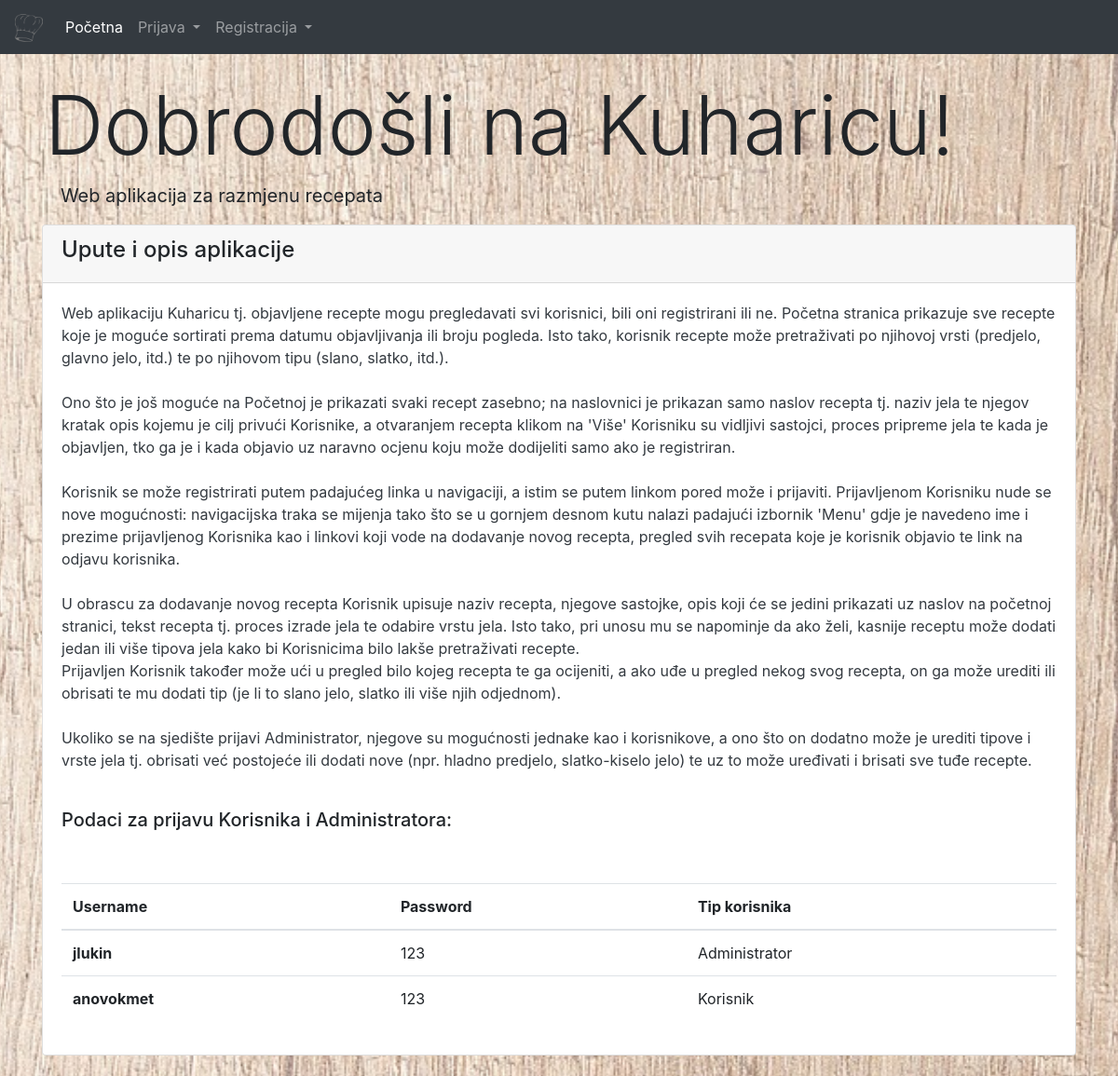
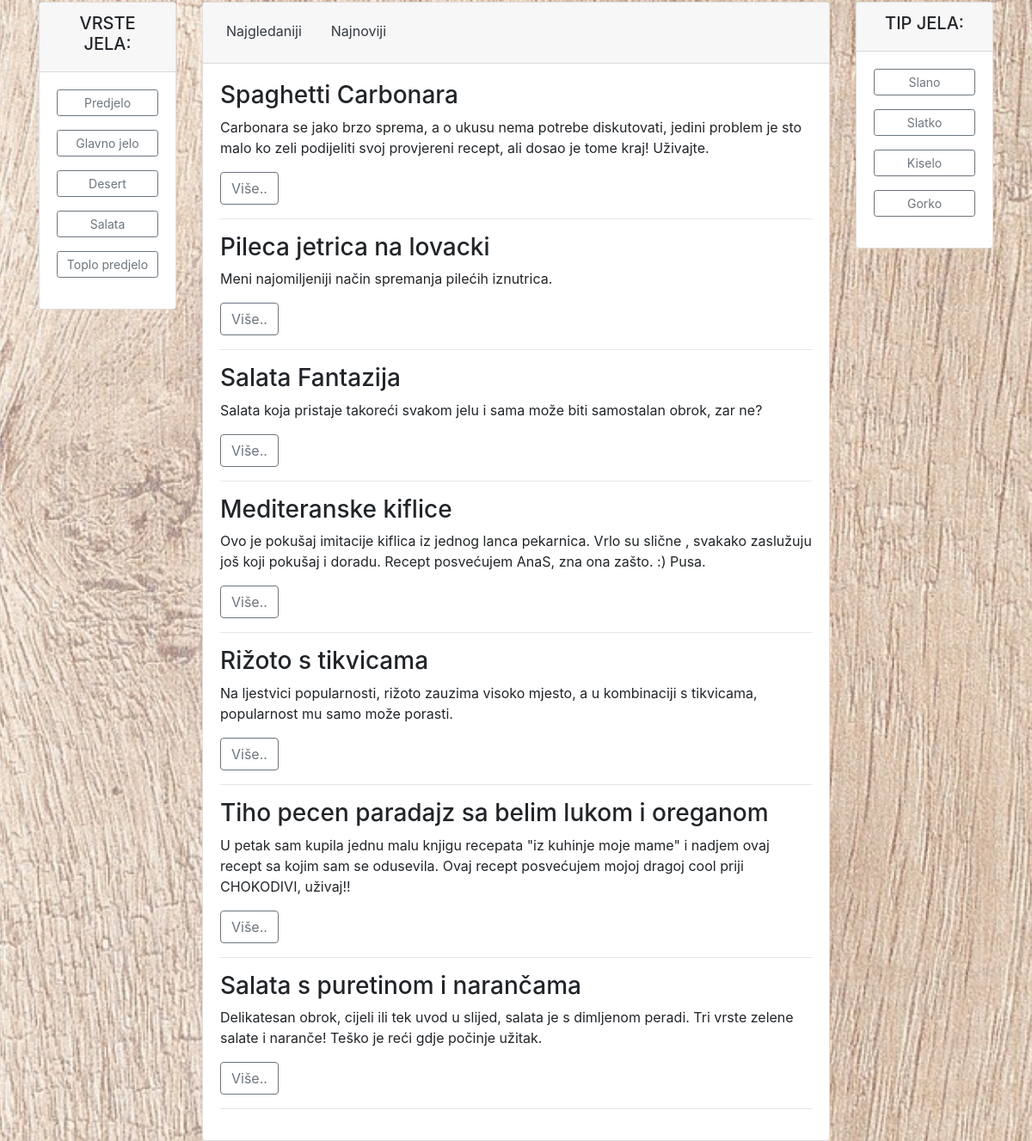
The page / on the database its author committed (2 pictures, top to bottom).
### tables this page shows
CREATE TABLE IF NOT EXISTS `vrsta_jela` (
  `id` int(10) UNSIGNED NOT NULL AUTO_INCREMENT,
  `naziv` varchar(50) NOT NULL,
  PRIMARY KEY (`id`)
);

CREATE TABLE IF NOT EXISTS `recept` (
  `id` int(10) UNSIGNED NOT NULL AUTO_INCREMENT,
  `naslov` varchar(100) NOT NULL,
  `vk_autora` int(11) NOT NULL,
  `vk_vrsta_jela` int(11) NOT NULL,
  `datum_objavljivanja` date NOT NULL,
  `sastojci` varchar(500) NOT NULL,
  `opis` varchar(500) NOT NULL,
  `tekst_recepta` varchar(800) NOT NULL,
  `ocjena` int(11) NOT NULL,
  `br_ocjena` int(11) NOT NULL,
  `br_pregleda` int(11) NOT NULL,
  PRIMARY KEY (`id`),
  KEY `vk_autora` (`vk_autora`),
  KEY `vk_vrsta_jela` (`vk_vrsta_jela`)
);

CREATE TABLE IF NOT EXISTS `tip` (
  `id` int(10) UNSIGNED NOT NULL AUTO_INCREMENT,
  `naziv` varchar(50) NOT NULL,
  PRIMARY KEY (`id`)
);

### Help/database.php (called while the page is built, shortened)
<?php
class kuharica_baza {
    public static function connect() {
        $c = new mysqli(self::host, self::user, self::pass, self::database);
        $c->query("SET CHARACTER SET utf8");
        return $c;
    }
}
?>

### index.php (called while the page is built, shortened)
<?php
require_once ('Controller/ManagerVrsta_jela.php');
require_once ('Help/database.php');
require_once ('Model/ModelVrsta_jela.php');
require_once ('Model/ModelRecept.php');
require_once ('Controller/ManagerRecept.php');
require_once ('Controller/ManagerTip.php');
require_once ('Model/ModelTip.php');
$rm = new ManagerRecept();
$vjm = new ManagerVrsta_jela();
$vt = new ManagerTip();
if (!isset($_GET['a'])) {
    $a = '';
} else {
    $a = $_GET['a'];
}
switch ($a) {
    default :
                    $recept = $rm->getRecept();
                    $vrsta_jela = $vjm->getVrsta_jela();
                    $vrsta_tipa = $vt->getTip();
                    break;
}
include_once './View/Pocetna.php';
?>

### Controller/ManagerVrsta_jela.php (called while the page is built, shortened)
<?php
class ManagerVrsta_jela{
    private $vise_vrsta_jela = array();
    private $c;
    public function __construct(){
            $this->c = kuharica_baza::connect();
    }
    public function getVrsta_jela(){
        $sql = "SELECT * FROM vrsta_jela";
        $r = $this->c->query($sql);
        while($row = $r->fetch_assoc()){
            $v = new Vrsta_jela();
            $v->setId($row['id']);
            $v->setNaziv($row['naziv']);
            $this->vise_vrsta_jela[] = $v;
        }
        return $this->vise_vrsta_jela;
    }
}
?>

### Model/ModelVrsta_jela.php (called while the page is built, shortened)
<?php
class Vrsta_jela {
    private $id;
    private $naziv;
    public function getId(){return $this->id; }
    public function getNaziv(){return $this->naziv; }
    public function setId($id){ $this->id = $id; }
    public function setNaziv($naziv){ $this->naziv = $naziv; }
}
?>

### Controller/ManagerRecept.php (called while the page is built, shortened)
<?php
class ManagerRecept {
    private $vise_vrsta_recepata = array();
    private $c;
    public function __construct() {
        $this->c = kuharica_baza::connect();
    }
    public function getRecept($prikaz = 'svi') {
        switch ($prikaz) {
            case 'svi': $sql = "SELECT r.id, r.naslov, r.sastojci, r.opis, r.tekst_recepta, r.vk_vrsta_jela, r.datum_objavljivanja, r.br_pregleda, r.ocjena, r.br_ocjena, k.id AS kid, k.ime, k.prezime, v.naziv
                                        FROM recept r
                                        LEFT JOIN vrsta_jela v ON (r.vk_vrsta_jela = v.id)
                                        LEFT JOIN korisnik k ON (r.vk_autora = k.id) ";
                break;
        }
        $r = $this->c->query($sql);
        while ($row = $r->fetch_assoc()) {
            $v = new Recept();
            $v->setId($row['id']);
            $v->setNaslov($row['naslov']);
            $v->setAutor($row['kid']);
            $v->setVrstaJela($row['vk_vrsta_jela']);
            $v->setDatum($row['datum_objavljivanja']);
            $v->setSastojci($row['sastojci']);
            $v->setOpis($row['opis']);
            $v->setTekstRecepta($row['tekst_recepta']);
            $v->setBrOcjena($row['br_ocjena']);
            $v->setOcjena($row['ocjena']);
            $v->setBrojPregleda($row['br_pregleda']);
            $this->vise_vrsta_recepata[] = $v;
        }
        return $this->vise_vrsta_recepata;
    }
}
?>

### Model/ModelRecept.php (called while the page is built, shortened)
<?php
class Recept {
    private $id;
    private $naslov;
    private $opis;
    public function getId(){return $this->id;}
    public function getNaslov(){return $this->naslov;}
    public function getOpis(){return $this->opis;}
    public function setId($id){$this->id=$id;}
    public function setNaslov($naslov){$this->naslov=$naslov;}
    public function setOpis($opis){$this->opis=$opis;}
}
?>

### Controller/ManagerTip.php (called while the page is built, shortened)
<?php
class ManagerTip {
    private $vise_vrsta_tipova = array();
    private $c;
    public function __construct(){
            $this->c = kuharica_baza::connect();
    }
    public function getTip(){
        $sql = "SELECT * FROM tip";
        $r = $this->c->query($sql);
        while($row = $r->fetch_assoc()){
            $v = new Tip();
            $v->setId($row['id']);
            $v->setNaziv($row['naziv']);
            $this->vise_vrsta_tipova[] = $v;
        }
        return $this->vise_vrsta_tipova;
    }
}
?>

### Model/ModelTip.php (called while the page is built, shortened)
<?php
class Tip {
    private $id;
    private $naziv;
    public function getId(){return $this->id; }
    public function getNaziv(){return $this->naziv; }
    public function setId($id){ $this->id = $id; }
    public function setNaziv($naziv){ $this->naziv = $naziv; }
}
?>

### View/pregled.php (the view, shortened to what this page needs)
<?php
foreach ($recept as $r) {
    echo '<h3>'.$r->getNaslov().'</h3>';
    echo '<p>'.$r->getOpis().'</p>';
    echo '<p><a class="btn btn-outline-secondary" href="?a=recept&id='.$r->getId().'">Više..</a></p>';
    echo '<hr>';
}
?>

### View/prikazVrste_jela.php
<?php
foreach ($vrsta_jela as $v){
    echo '<p><a class="btn btn-outline-secondary btn-sm btn-block" href="?a=vrsta_jela&id='.$v->getId().'">'.$v->getNaziv().'</a></p>';
}
?>

### View/prikazTip.php
<?php
foreach ($vrsta_tipa as $v){
    echo '<p><a class="btn btn-outline-secondary btn-sm btn-block" href="?a=tip&id='.$v->getId().'">'.$v->getNaziv().'</a></p>';
}
?>

### rows shown on the page
vrsta_jela: naziv "Predjelo"
vrsta_jela: naziv "Glavno jelo"
vrsta_jela: naziv "Desert"
vrsta_jela: naziv "Salata"
vrsta_jela: naziv "Toplo predjelo"
recept: naslov "Spaghetti Carbonara", opis "Carbonara se jako brzo sprema, a o ukusu nema potrebe diskutovati, jedini problem je sto malo ko zeli podijeliti svoj provjereni recept, ali dosao je tome kraj! Uživajte."
recept: naslov "Pileca jetrica na lovacki", opis "Meni najomiljeniji način spremanja pilećih iznutrica."
recept: naslov "Salata Fantazija", opis "Salata koja pristaje takoreći svakom jelu i sama može biti samostalan obrok, zar ne?"
recept: naslov "Mediteranske kiflice", opis "Ovo je pokušaj imitacije kiflica iz jednog lanca pekarnica. Vrlo su slične , svakako zaslužuju još koji pokušaj i doradu. Recept posvećujem AnaS, zna ona zašto. :) Pusa."
recept: naslov "Rižoto s tikvicama", opis "Na ljestvici popularnosti, rižoto zauzima visoko mjesto, a u kombinaciji s tikvicama, popularnost mu samo može porasti."
recept: naslov "Tiho pecen paradajz sa belim lukom i oreganom", opis "U petak sam kupila jednu malu knjigu recepata \"iz kuhinje moje mame\" i nadjem ovaj recept sa kojim sam se odusevila. Ovaj recept posvećujem mojoj dragoj cool priji CHOKODIVI, uživaj!!"
recept: naslov "Salata s puretinom i narančama", opis "Delikatesan obrok, cijeli ili tek uvod u slijed, salata je s dimljenom peradi. Tri vrste zelene salate i naranče! Teško je reći gdje počinje užitak."
tip: naziv "Slano"
tip: naziv "Slatko"
tip: naziv "Kiselo"
tip: naziv "Gorko"
